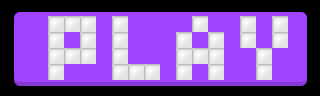

This game map was drawn from its Tiled (.tmx) file and the tilesets committed beside it. A one-line description and the full map source follow:
An orthogonal 20x6 tile map with 16x16 px tiles, 1 tile layer (Tile Layer 1), 2 tilesets.

<map version="1.5" tiledversion="1.5.0" orientation="orthogonal" renderorder="right-down" width="20" height="6" tilewidth="16" tileheight="16" infinite="0" nextlayerid="2" nextobjectid="1">
 <tileset firstgid="1" name="button" tilewidth="16" tileheight="16" tilecount="120" columns="20">
  <image source="../dialogue/button.png" trans="000000" width="322" height="96" />
 </tileset>
 <tileset firstgid="121" name="open_tileset" tilewidth="16" tileheight="16" tilecount="6840" columns="90">
  <image source="../openpixels-master_0/openpixels-master/open_tileset.png" trans="000000" width="1440" height="1216" />
 </tileset>
 <layer id="1" name="Tile Layer 1" width="20" height="6">
  <data encoding="csv">
1,2,3,4,5,6,7,8,9,10,11,12,13,14,15,16,17,18,19,20,
21,22,23,125,125,125,27,125,29,30,31,32,125,34,35,125,37,125,39,40,
41,42,43,125,45,125,47,125,63,63,63,125,63,125,55,125,57,125,59,60,
61,62,63,125,125,125,67,125,63,63,63,125,125,125,75,76,125,78,79,80,
81,82,83,125,85,86,87,125,125,125,91,125,93,125,95,96,125,98,99,100,
101,102,103,104,105,106,107,108,109,110,111,112,113,114,115,116,117,118,119,120
</data>
 </layer>
</map>
